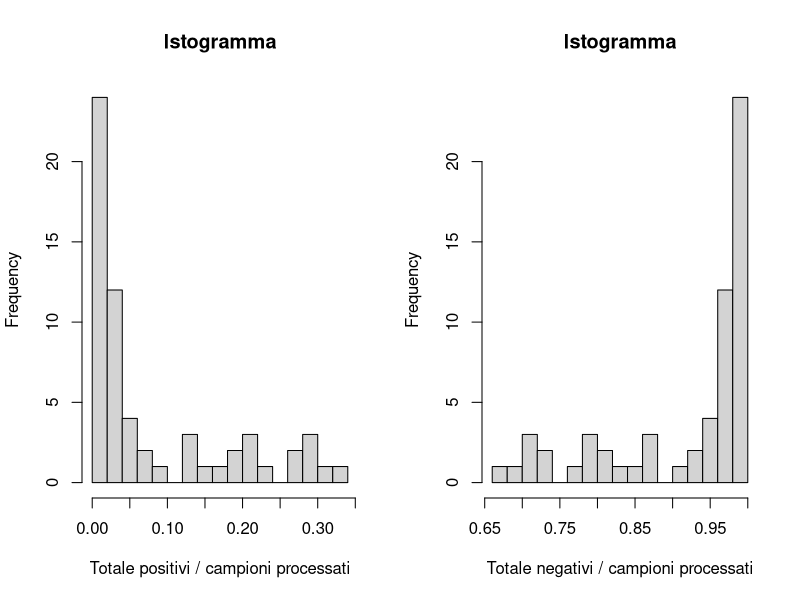
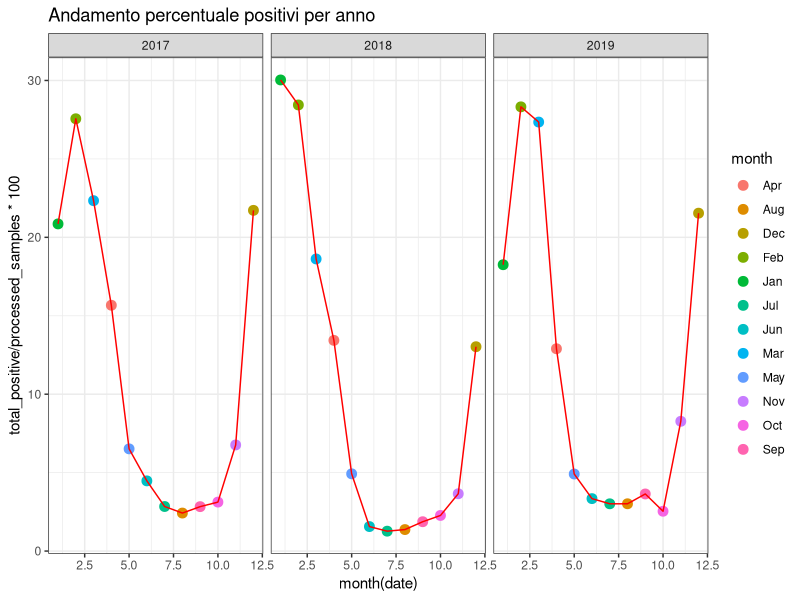
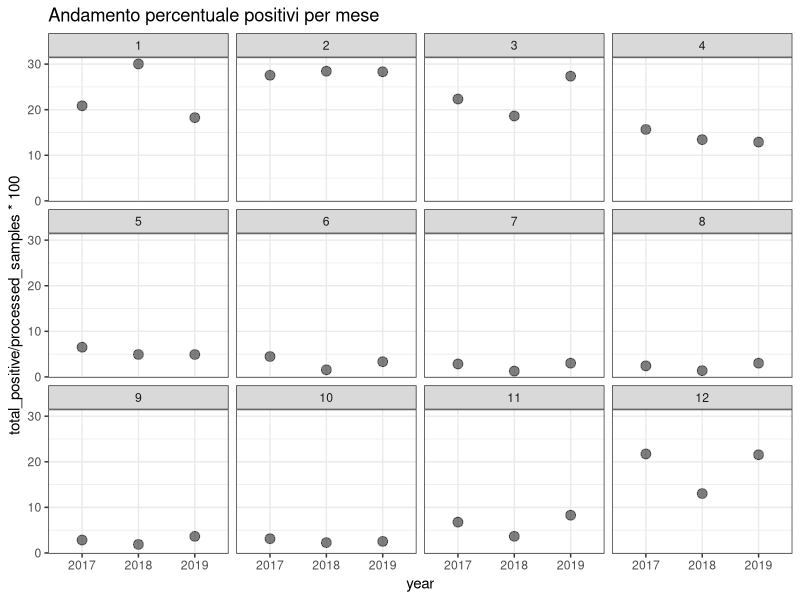
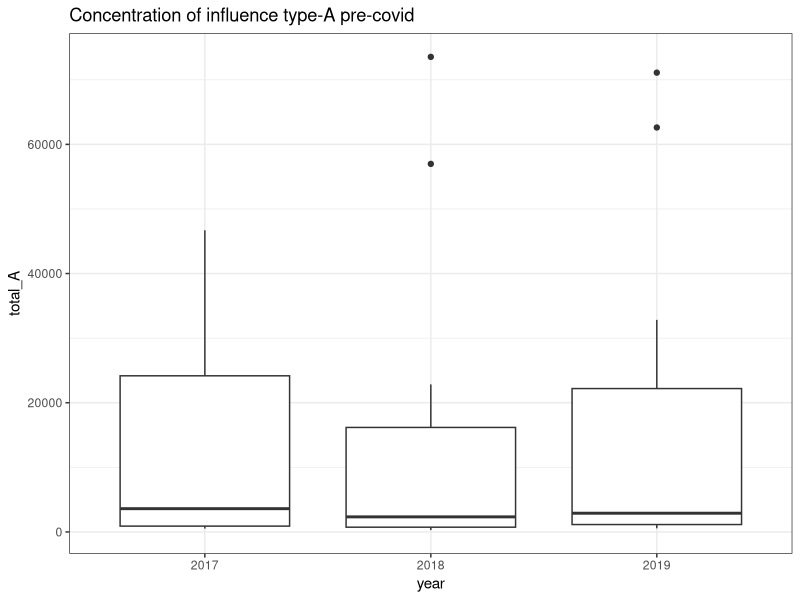
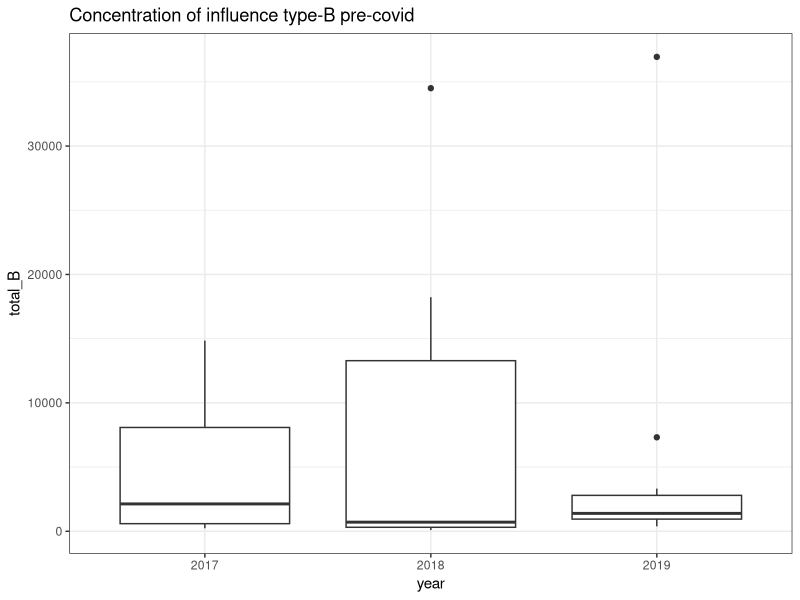
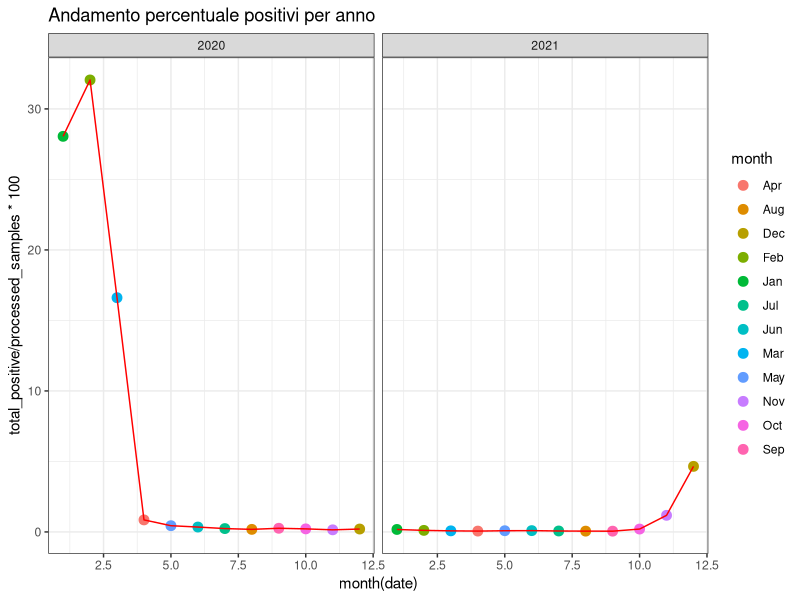
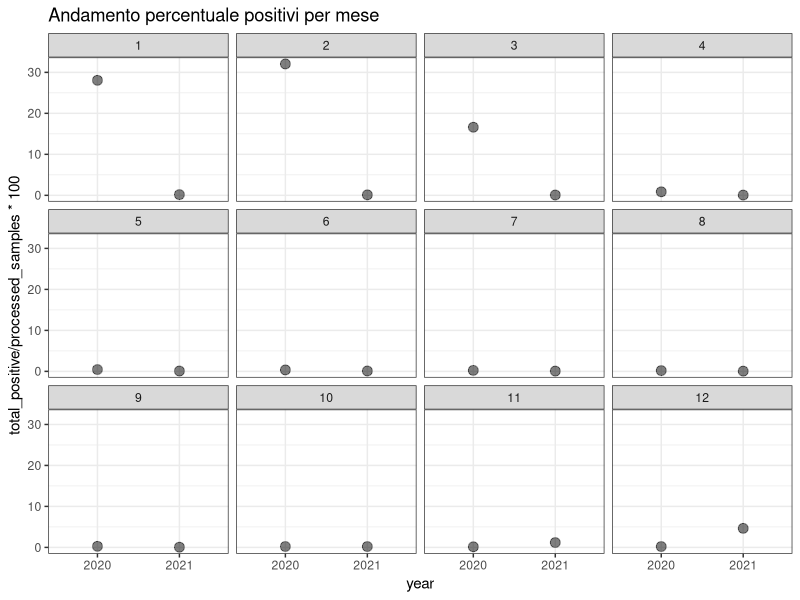
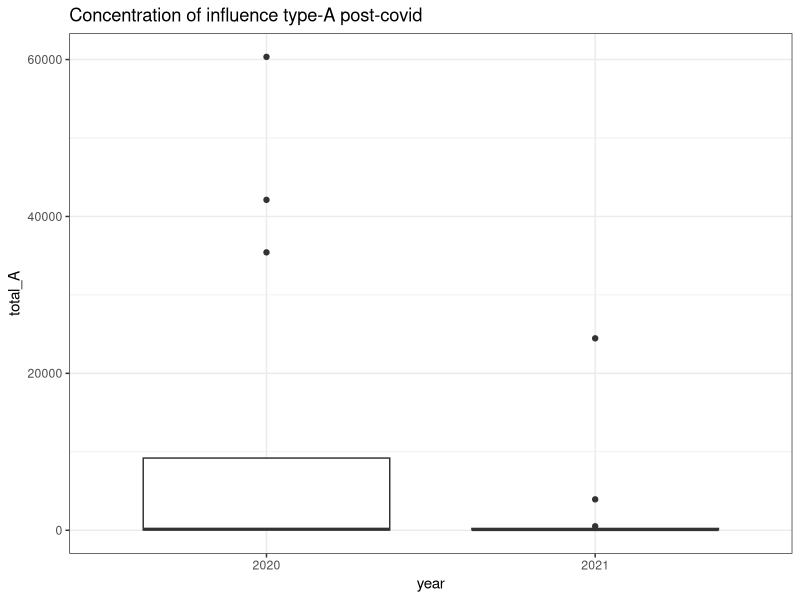

Generate these figures, in order, with R: (Note: this script raises an error after producing the figures.)
# Libraries

library(tidyverse)
library(ggplot2)
library(magrittr)
library(dplyr)
library(lubridate)
library(reshape2)
require(gridExtra)
library(MASS)

# Import dataset of USA Influence report from 2017 to 2021

dataset <-  read.csv(file = 'FluNetInteractiveReport_USA.csv')
head(dataset)

# Remove useless columns

dataset <- dataset[, -c(1,2,3,5,6,8,10,13,22)]
head(dataset)
summary(dataset)

# Rename columns

dataset<- dataset %>%
  rename_with(tolower)

dataset <- dataset %>%
  rename(date = edate,
         processed_samples = spec_processed_nb,
         total_A = inf_a,
         total_B = inf_b,
         total_positive = all_inf,
         total_negative = all_inf2)

# Convert column date from character to date

dataset$date <- ymd(dataset$date)

# Summarize and group by month

dataset <- dataset %>%
  group_by(date = lubridate::floor_date(date, 'month')) %>%
  summarize(processed_samples = sum(processed_samples),
            ah1n12009 = sum(ah1n12009),
            ah3 = sum(ah3),
            anotsubtyped = sum(anotsubtyped),
            total_A = sum(total_A),
            byamagata = sum(byamagata),
            bvictoria = sum(bvictoria),
            bnotdetermined = sum(bnotdetermined),
            total_B = sum(total_B),
            total_positive = sum(total_positive),
            total_negative = sum(total_negative))

# Add column year and month

dataset$year <- strftime(dataset$date, "%Y")
dataset$month <- strftime(dataset$date, "%m")

# Reorder variable

dataset <- dataset[, c(1,14,13,2,3,4,5,6,7,8,9,10,11,12)]

# Convert month number to month name

dataset$month <- month.abb[as.numeric(dataset$month)]


# Histogram of the ratio between number of positives and samples processed 

par(mfrow=c(1,2))

hist(dataset$total_positive/dataset$processed_samples,
     main = "Istogramma", 
     xlab ="Totale positivi / campioni processati",
     breaks = 20)


# Histogram of the ratio between number of negative and samples processed 

hist(dataset$total_negative/dataset$processed_samples,
          main = "Istogramma", 
          xlab = "Totale negativi / campioni processati",
          breaks = 15)


# Summary statistics

summary(dataset)

# Filtering based on year pre-covid and post-covid

dataset_pre <- dataset[dataset$year == "2017" | dataset$year == "2018" | dataset$year == "2019", ]
dataset_post <- dataset[dataset$year == "2020" | dataset$year == "2021", ]

# Plot total positive cases pre-covid

total_positive_pre_year <- ggplot(data = dataset_pre,
                             mapping= aes(x = month(date),
                                          y = total_positive/processed_samples*100, colour = month))+
                          geom_point(size = 3) + 
                          geom_line(colour = "red")+
                          facet_wrap(~year(date))+
                          labs(title = "Andamento percentuale positivi per anno")+
                          theme_bw()
total_positive_pre_year 

total_positive_pre_month <- ggplot(data = dataset_pre,
                             mapping= aes(x = year,
                                          y = total_positive/processed_samples*100))+
  geom_point(size = 3, alpha = 0.5) + 
  facet_wrap(~month(date))+
  labs(title = "Andamento percentuale positivi per mese")+
  theme_bw()

total_positive_pre_month

# Box-plot for each type of influence pre-covid

# Total A
dataset_pre %>%
  ggplot(aes(year,total_A))+
  geom_boxplot()+
  theme_bw()+
  labs(title = "Concentration of influence type-A pre-covid")

# Total B
dataset_pre %>%
  ggplot(aes(year,total_B))+
  geom_boxplot()+
  theme_bw()+
  labs(title = "Concentration of influence type-B pre-covid")


# Plot total positive cases post-covid

total_positive_post_year <- ggplot(data = dataset_post,
                                  mapping= aes(x = month(date),
                                               y = total_positive/processed_samples*100, colour = month))+
  geom_point(size = 3) + 
  geom_line(colour = "red")+
  facet_wrap(~year(date))+
  labs(title = "Andamento percentuale positivi per anno")+
  theme_bw()
total_positive_post_year 

total_positive_post_month <- ggplot(data = dataset_post,
                                   mapping= aes(x = year,
                                                y = total_positive/processed_samples*100))+
  geom_point(size = 3, alpha = 0.5) + 
  facet_wrap(~month(date))+
  labs(title = "Andamento percentuale positivi per mese")+
  theme_bw()

total_positive_post_month

# Box-plot for each type of influence post-covid

# Total A
dataset_post %>%
  ggplot(aes(year,total_A))+
  geom_boxplot()+
  theme_bw()+
  labs(title = "Concentration of influence type-A post-covid")

# Total B
dataset_post %>%
  ggplot(aes(year,total_B))+
  geom_boxplot()+
  theme_bw()+
  labs(title = "Concentration of influence type-B post-covid")

# Total B without outlier 
dataset_post %>%
  filter(total_B<10000) %>%
  ggplot(aes(year,total_B))+
  geom_boxplot()+
  theme_bw()+
  labs(title = "Concentration of influence type-B post-covid")


# Total_positive_pre_year and total_positive_post_year

grid.arrange(total_positive_pre_year,total_positive_post_year,ncol=2)

# Plot of all know type of influence for year pre-covid and post-covid

dataset_pre_types <- dataset_pre[,-c(2,3,4,7,8,11,12,13,14)]

dataset_pre_types <- melt(dataset_pre_types, id.vars = 'date', variable.name = 'type')

plot_type_pre <- dataset_pre_types%>%
  ggplot(aes(date, value))+
  geom_point(size = 2)+
  geom_line(aes(colour = type))


dataset_post_types <- dataset_post[,-c(2,3,4,7,8,11,12,13,14)]

dataset_post_types <- melt(dataset_post_types, id.vars = 'date', variable.name = 'type')

plot_type_post <- dataset_post_types%>%
  ggplot(aes(date, value))+
  geom_point(size = 2)+
  geom_line(aes(colour = type))

grid.arrange(plot_type_pre,plot_type_post,ncol=2)



# plot dataset_pre_types group by year

dataset_pre_types_year <- aggregate(value~year(date)+type, data=dataset_pre_types, FUN=sum) 

dataset_post_types_year <- aggregate(value~year(date)+type, data=dataset_post_types, FUN=sum)

colnames(dataset_pre_types_year) <- c('year','type','value')
colnames(dataset_post_types_year) <- c('year','type','value')

plot_type_pre_year <- dataset_pre_types_year%>%
  ggplot(aes(year, value))+
  geom_point(size = 2)+
  geom_line(aes(colour = type))

plot_type_post_year <- dataset_post_types_year%>%
  ggplot(aes(year, value))+
  geom_point(size = 2)+
  geom_line(aes(colour = type))

grid.arrange(plot_type_pre_year,plot_type_post_year,ncol=2)


###### TEST ######

# Total positive pre

qqnorm(dataset_pre$total_positive)
qqline(dataset_pre$total_positive)

ks.test(dataset_pre$total_positive,pnorm,mean(dataset_pre$total_positive),sd(dataset_pre$total_positive))
shapiro.test(dataset$total_positive)


boxcox(lm(dataset_pre$total_positive~1), lambda = seq(0,10,0.1)) 
title("Total positive")

shapiro.test((dataset_pre$total_positive^6-1)/6)

qqnorm((dataset_pre$total_positive^6-1)/6)
qqline((dataset_pre$total_positive^6-1)/6)

# Processed samples pre

qqnorm(dataset_pre$processed_samples)
qqline(dataset_pre$processed_samples)

ks.test(dataset_pre$processed_samples,pnorm,mean(dataset_pre$processed_samples),sd(dataset_pre$processed_samples))
shapiro.test(dataset_pre$processed_samples)

boxcox(lm(dataset_pre$processed_samples~1), lambda = seq(0,1,0.1)) 
title("Processed samples")

shapiro.test((dataset_pre$processed_samples^6-1)/6)

qqnorm((dataset_pre$processed_samples^6-1)/6)
qqline((dataset_pre$processed_samples^6-1)/6)

